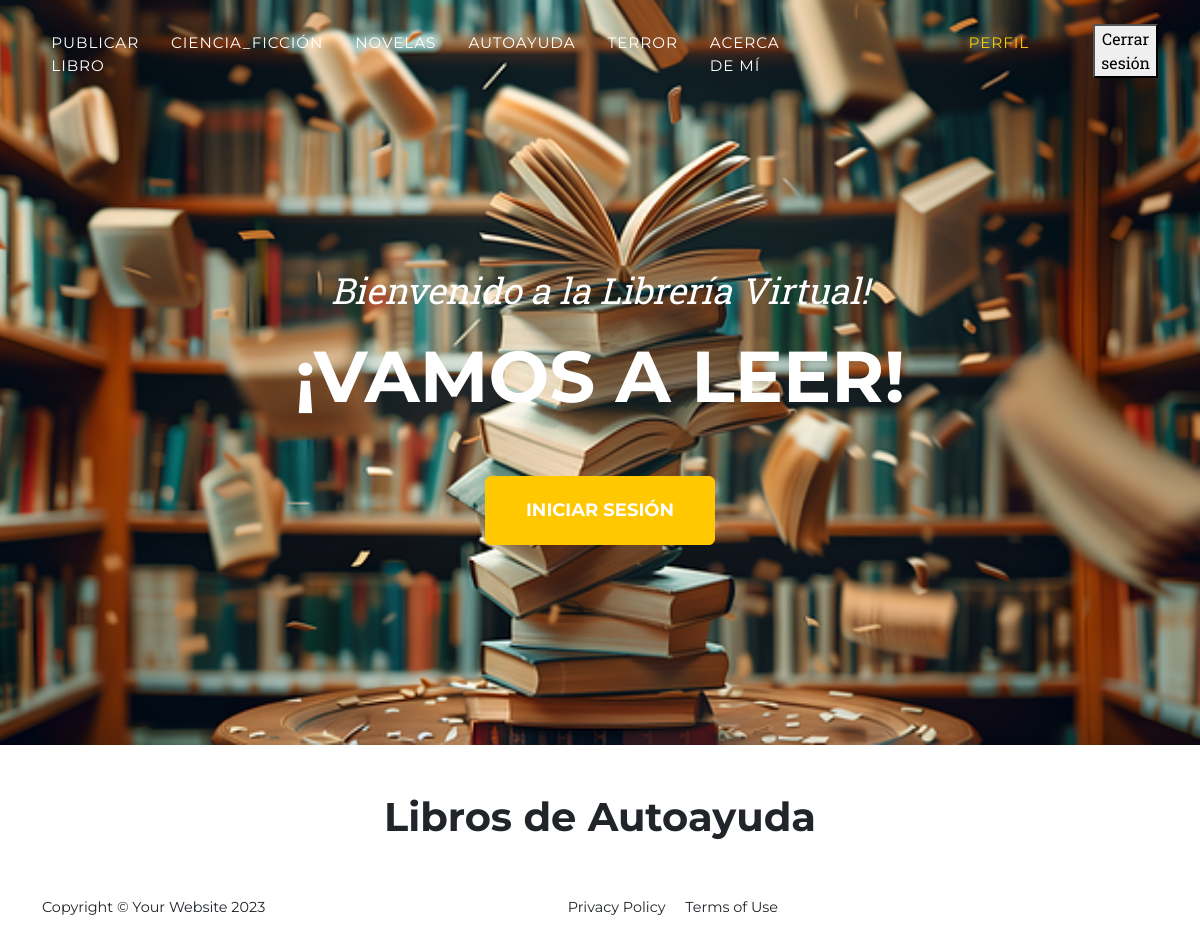
/listaautoayuda/ (signed in), run on an earlier commit of the app's database.
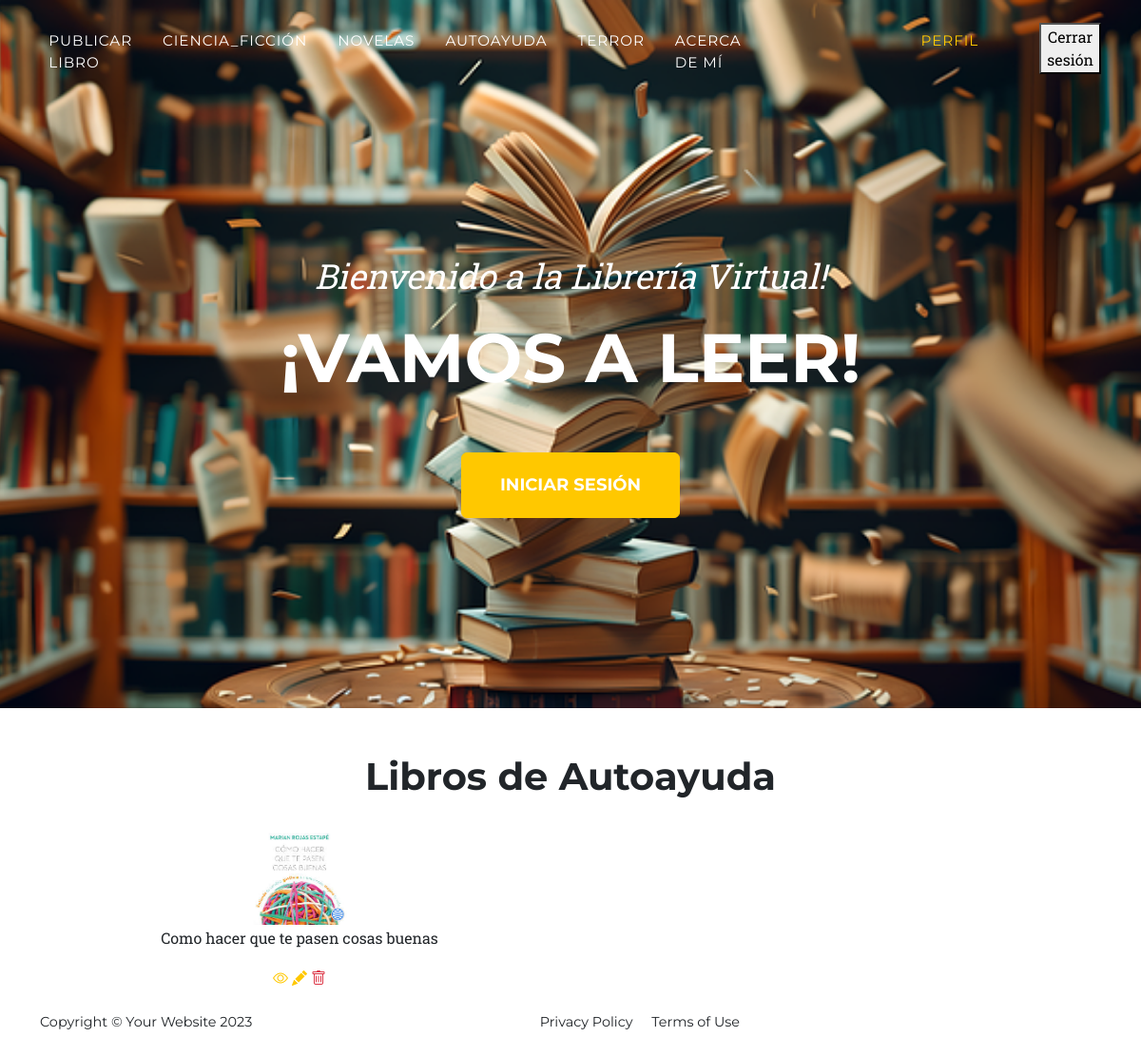
And on a later commit of the database.
### AppLibros/models.py (models this page shows, shortened)
class Libro(models.Model):
    libroSeleccion = (
    ('ciencia_ficción','Ciencia_Ficción'),
    ('novelas', 'Novelas'),
    ('autoayuda','Autoayuda'),
    ('terror','Terror'),
    ('otro','Otro'),
    )
    usuario = models.ForeignKey(User, on_delete=models.CASCADE, null=True, blank=True)
    titulo = models.CharField(max_length=200)
    libro = models.CharField(max_length=15, choices=libroSeleccion, default='autoayuda')
    escritor = models.CharField(max_length=40)
    editorial = models.CharField(max_length=40)
    descripcion = models.TextField(null=True, blank=True)
    cantidad_de_paginas= models.IntegerField()
    year = models.IntegerField()
    precio = models.DecimalField(max_digits=10, decimal_places=2)
    fechaPublicacion = models.DateTimeField(auto_now_add=True)
    telefonoContacto = models.IntegerField()
    emailContacto = models.EmailField()
    imagenLibro = models.ImageField(null=True, blank=True, upload_to="imagenes/")
    class Meta:
        ordering = ['usuario', '-fechaPublicacion']

### AppLibros/views.py (the view)
# urls.py: path('listaautoayuda/', AutoayudaLista.as_view(), name='autoayuda'),
class AutoayudaLista(LoginRequiredMixin, ListView):
    model = Libro
    context_object_name = 'autoayuda'
    template_name = 'listaautoayuda.html'
    login_url = '/login/'
    def get_queryset(self):
        return Libro.objects.filter(libro='autoayuda') # Filtramos los libros de Ciencia Ficción

### AppLibros/templates/listaautoayuda.html
{% extends 'home.html' %}
{% block main %}
<br><br>
<div class="container text-center">
    <h1>Libros de Autoayuda</h1>
</div>
<br>
<div class="container text-center">
    <div class="row">
            {% for libro in autoayuda %}
            <div class="col-sm-6 align-items-center">
                <div class="card-body">
                {% if libro.imagenLibro %}
                <img src="{{libro.imagenLibro.url}}" class="" width="100px">
                {% endif %}
                <p>{{ libro.titulo }}</p>
                <a href="{% url 'autoayuda_detalle' libro.id %}"><i class="bi bi-eye"></i></a>
                {% if user.id == libro.usuario.id %}
                <a href="{% url 'autoayuda_editar' libro.id %}"><i class="bi bi-pencil-fill"></i></a>
                <a href="{% url 'autoayuda_eliminar' libro.id %}"><i class="bi bi-trash text-danger"></i></a>
                {% endif %}
                </div>
            </div>
            {% endfor %}
    </div>
</div>
{% endblock main %}

What changed in the data, as far as the page shows it:
added Libro: imagenLibro (picture), titulo "Como hacer que te pasen cosas buenas"
